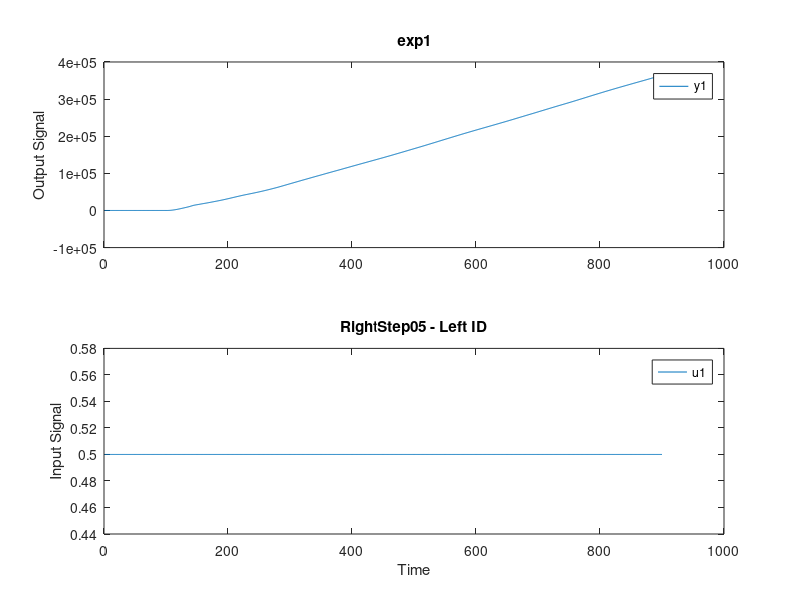
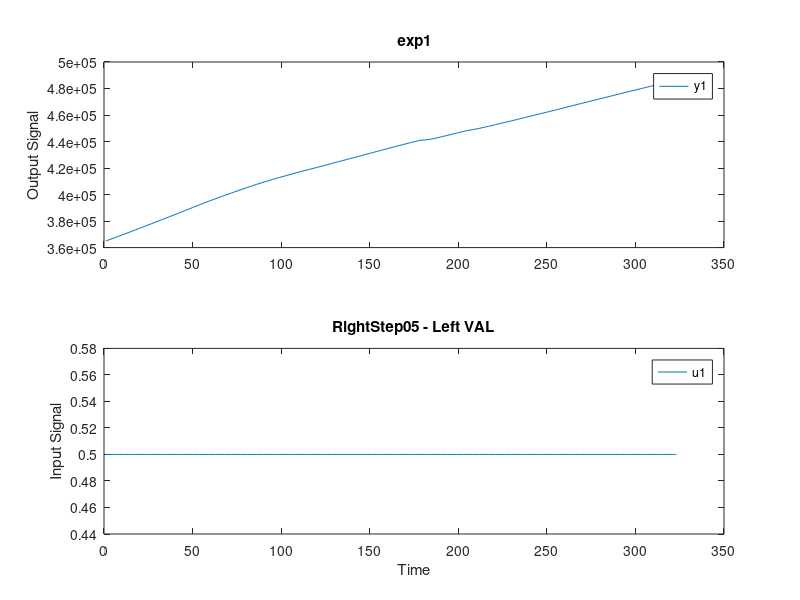
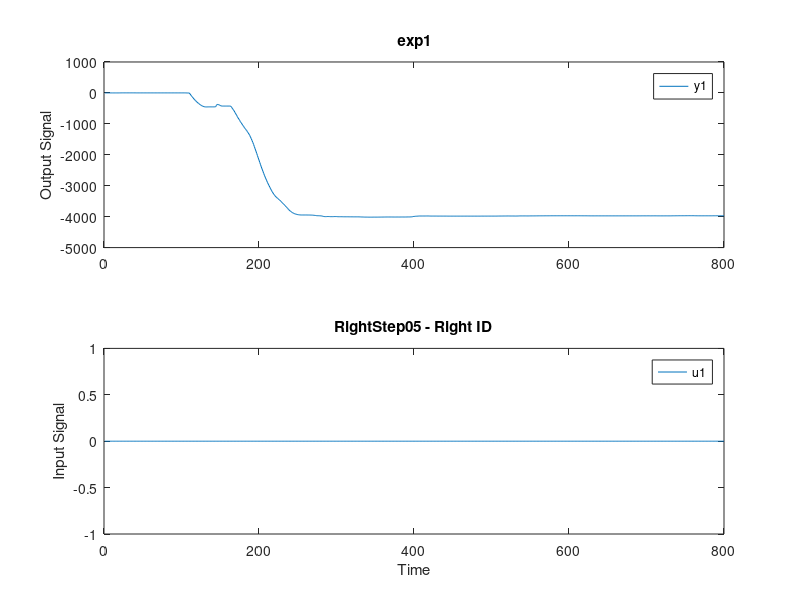
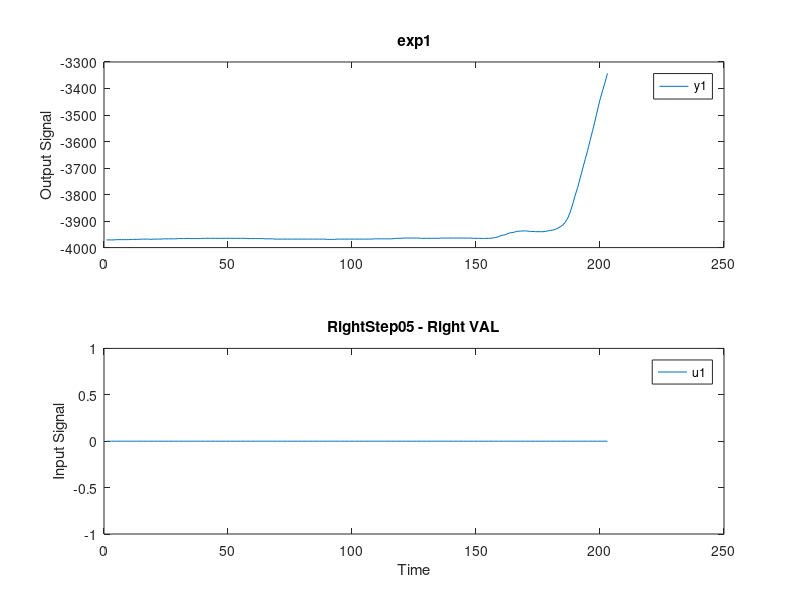

Reproduce these figures in MATLAB, in order. (Note: this script raises an error after producing the figures.)
close all; clear all; clc;
l = load ('lst05.mat');
data = l.LeftSt05;
t = data.time;
u = (t>=0)*0.5;
u2 = (t>=0)*0;
n = length(t);
m=2; 
na= 3; nb = 3;

%% Plot date
left = data.signals(1).values;
idLeft = iddata(left(1:900), u(1:900), 0.01);
valLeft = iddata(left(900+1:end), u(900+1:end), 0.01);
figure;
plot (idLeft); 
title('RightStep05 - Left ID')
figure; plot(valLeft); 
title('RightStep05 - Left VAL')

right = data.signals(1, 2).values;
idRight = iddata(right(1:800), u2(1:800), 0.01);
valRight = iddata(right(800+1:end-220), u2(800+1:end-220), 0.01);
figure;
plot (idRight);
title('RightStep05 - Right ID')
figure;
plot (valRight);
title('RightStep05 - Right VAL')

acceX = data.signals(1, 3).values;
idAcceX = iddata(acceX(1:900), u(1:900), 0.01);
valAcceX = iddata(acceX(900+1:end), u(900+1:end), 0.01);
figure;
plot (idAcceX);
title('RightStep05 - Right ID')
figure;
plot (valAcceX);
title('RightStep05 - Right VAL')

acceY = data.signals(1, 4).values;
idAcceY = iddata(acceY(1:900), u2(1:900), 0.01);
valAcceY = iddata(acceY(900+1:end), u2(900+1:end), 0.01);
figure;
plot (idAcceY);
title('RightStep05 - Right ID')
figure;
plot (valAcceY);
title('RightStep05 - Right VAL')

gyro = data.signals(1, 5).values;
idGyro = iddata(gyro(1:900), u(1:900), 0.01);
valGyro = iddata(gyro(900+1:end), u(900+1:end), 0.01);
figure;
plot (idGyro);
title('RightStep05 - Right ID')
figure;
plot (valGyro);
title('RightStep05 - Right VAL')

%% Identificare
%Left
modelLeft=arx(idLeft, [3, 1, 1]);
figure;
compare (modelLeft, valLeft)
HL=tf(modelLeft.B, modelLeft.A, 1, 'variable', 'z^-1');%functia de transfer pentru aproximare

%Right
modelRight=arx(idRight, [7, 1, 1]);
figure;
compare (modelRight, valRight)
HR=tf(modelRight.B, modelRight.A, 1, 'variable', 'z^-1');%functia de transfer pentru aproximare

%AcceX
W0=matr_regr(na, nb, m);%matricea de puteri
W=prelW(W0, na+nb);%matrice de puteri prelucrata

%Algoritm de aproximare folosind predictia
%construirea matricei de polinoame de aproximare
FI=phi_calc(na, nb, u, idAcceX.y, W);%construirea se faceconform gradelor de aproximare date
theta=FI\idAcceX.y; %vectorul de coeficienti de aproximare
yhat_id=FI*theta;
figure;
plot([idAcceX.y, yhat_id])
legend('y', 'yhat');
%Eroarea medie patratica
MSE_id=sum((yhat_id-idAcceX.y).^2)/length(idAcceX.y);
title(['Date identificare. Algoritm de aproximare folosind predictia. MSE = ', num2str(MSE_id)]);

%Verificarea modelului obtinut folosind datele de validare 
phi=phi_calc(na, nb, valAcceX.u, valAcceX.y, W);
yhat=phi*theta;%iesirea aproximata
figure;
plot([valAcceX.y, yhat])
legend('y', 'yhat');
%Eroarea medie patratica
MSE=sum((yhat-valAcceX.y).^2)/length(valAcceX.y);
title(['Date validare. Algoritm de aproximare folosind predictia. MSE = ', num2str(MSE)]);



%AcceY
% W0Y=matr_regr(na, nb, m);%matricea de puteri
% WY=prelW(W0, na+nb);%matrice de puteri prelucrata

%Algoritm de aproximare folosind predictia
%construirea matricei de polinoame de aproximare
FIY=phi_calc(na, nb, u, idAcceY.y, W);%construirea se faceconform gradelor de aproximare date
thetaY=FIY\idAcceY.y; %vectorul de coeficienti de aproximare
yhat_idY=FIY*thetaY;
figure;
plot([idAcceY.y, yhat_idY])
legend('y', 'yhat');
%Eroarea medie patratica
MSE_idY=sum((yhat_idY-idAcceY.y).^2)/length(idAcceY.y);
title(['Date identificare. Algoritm de aproximare folosind predictia. MSE = ', num2str(MSE_idY)]);

%Verificarea modelului obtinut folosind datele de validare 
phiY=phi_calc(na, nb, valAcceY.u, valAcceY.y, W);
yhatY=phiY*thetaY;%iesirea aproximata
figure;
plot([valAcceY.y, yhatY])
legend('y', 'yhat');
%Eroarea medie patratica
MSEY=sum((yhatY-valAcceY.y).^2)/length(valAcceY.y);
title(['Date validare. Algoritm de aproximare folosind predictia. MSE = ', num2str(MSEY)]);

%Gyro
%Algoritm de aproximare folosind predictia
%construirea matricei de polinoame de aproximare
FIG=phi_calc(na, nb, u, idGyro.y, W);%construirea se faceconform gradelor de aproximare date
thetaG=FIG\idGyro.y; %vectorul de coeficienti de aproximare
yhat_idG=FIG*thetaG;
figure;
plot([idGyro.y, yhat_idG])
legend('y', 'yhat');
%Eroarea medie patratica
MSE_idG=sum((yhat_idG-idGyro.y).^2)/length(idGyro.y);
title(['Date identificare. Algoritm de aproximare folosind predictia. MSE = ', num2str(MSE_idG)]);

%Verificarea modelului obtinut folosind datele de validare 
phiG=phi_calc(na, nb, valGyro.u, valGyro.y, W);
yhatG=phiG*thetaG;%iesirea aproximata
figure;
plot([valGyro.y, yhatG])
legend('y', 'yhat');
%Eroarea medie patratica
MSEG=sum((yhatG-valGyro.y).^2)/length(valGyro.y);
title(['Date validare. Algoritm de aproximare folosind predictia. MSE = ', num2str(MSEG)]);



